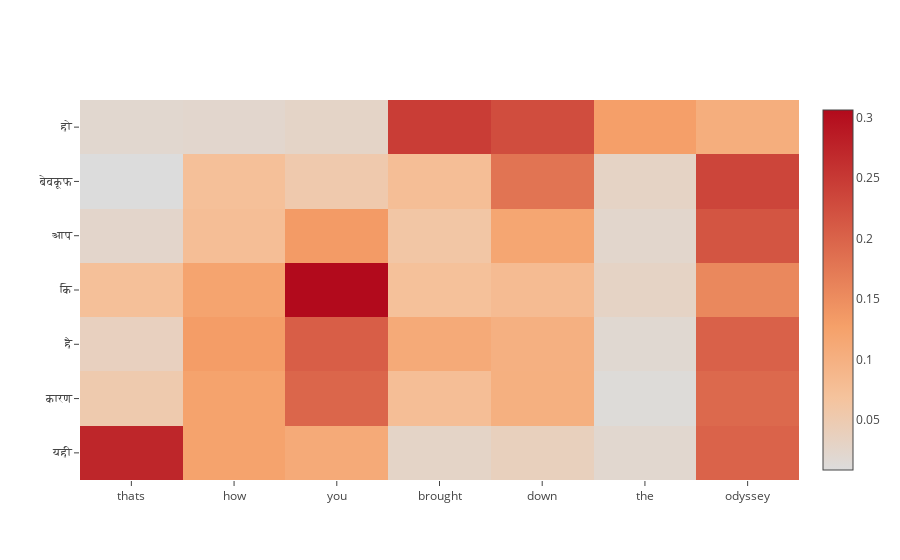

The cell this chart's notebook holds for it:
### Code cell
predict_random_val_sentence()

### Figure 1 — Plotly figure (JSON) as saved in the notebook; plotly's stock layout.template omitted (floating-point values rounded to 4 significant figures)
{"data": [{"colorscale": "Reds", "type": "heatmap", "uid": "4e34bcc8-7689-419a-b9d6-e512563a41a4", "x": ["thats", "how", "you", "brought", "down", "the", "odyssey"], "y": ["यही", "कारण", "है", "कि", "आप", "बेवकूफ", "हो"], "z": [[0.2731, 0.1233, 0.1103, 0.02801, 0.03798, 0.0206, 0.1997], [0.05216, 0.1229, 0.1961, 0.07598, 0.1008, 0.01218, 0.1936], [0.03622, 0.1314, 0.2057, 0.1106, 0.09995, 0.01894, 0.2025], [0.07244, 0.1209, 0.3062, 0.07166, 0.08091, 0.03056, 0.1564], [0.02509, 0.07614, 0.1336, 0.06065, 0.1179, 0.02346, 0.2172], [0.008609, 0.0728, 0.05299, 0.07612, 0.1797, 0.03059, 0.236], [0.0209, 0.02239, 0.02843, 0.2458, 0.2268, 0.1286, 0.1042]]}], "layout": {}}
